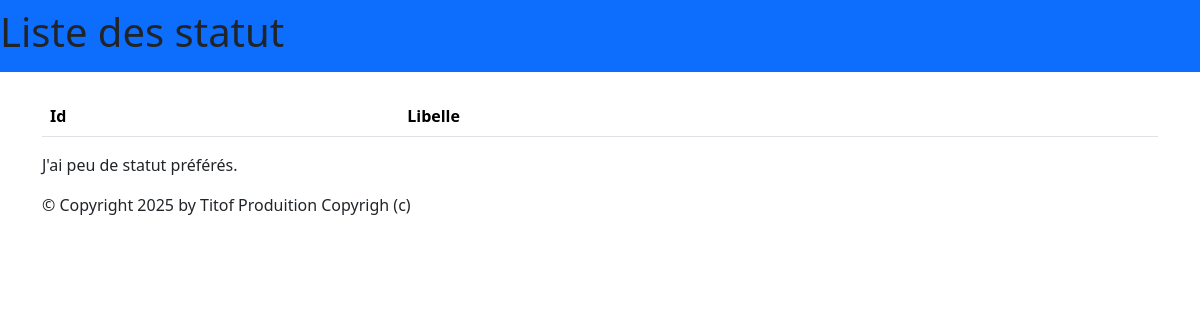
Page /monApp/statut/ on the earlier database version.
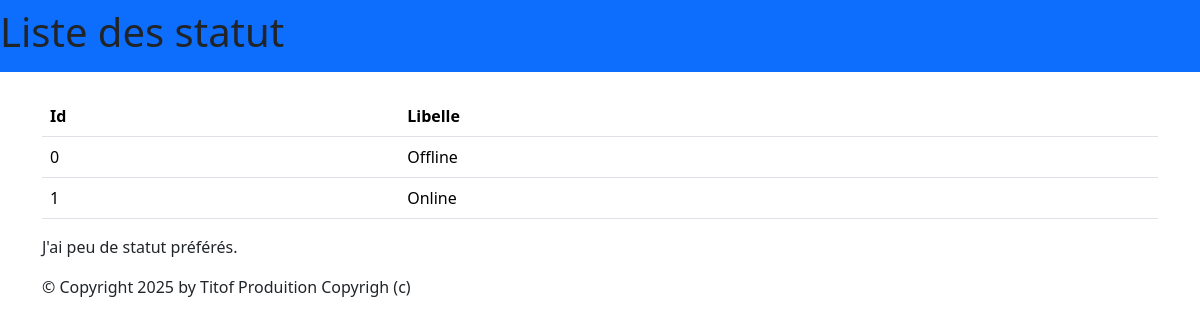
Same page on the later database version.
### monApp/models.py (models this page shows, shortened)
class Statut(models.Model):
    idStatut = models.AutoField(primary_key=True)
    libelle = models.CharField(max_length=200)

### monApp/views.py (the view)
# urls.py: path("statut/", views.liste_sta, name="statut"),
def liste_sta(request):
    sttts = Statut.objects.all()
    return render(request, 'monApp/list_statut.html',{'sttts': sttts})

### monApp/templates/monApp/list_statut.html
{% extends 'monApp/base.html' %}
{% block menu %}
    <h1>Liste des statut</h1>
{% endblock %}
{% block contenu %}
<table class="table">
        <thead>
            <th>Id</th>
            <th>Libelle</th>
        </thead>
        <tbody>
            {% for sttt in sttts %}
            <tr>
                <td>{{ sttt.idStatut }} </td>
                <td>{{ sttt.libelle }} </td>
            </tr>
            {% endfor %}
        </tbody>
    </table>
    <p>
    J'ai
    {% if sttts|length < 5 %}
    peu de
    {% elif sttts|length < 10 %}
    quelques
    {% else %}
    beaucoup de
    {% endif %}
    statut préférés.
    </p>
{% endblock %}

Differences in the rows shown:
added Statut: idStatut "0", libelle "Offline"
added Statut: idStatut "1", libelle "Online"
